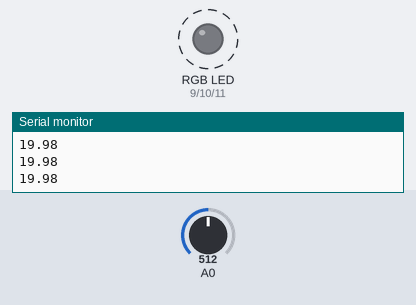
The sketch below on a simulated Arduino Uno, built with avr-gcc and run on an emulated ATmega328P. On the bench: an RGB LED mixed from three pins (HIGH = lit), the last lines printed to the serial monitor. Dashed ring = blinking. The test bench sets the inputs (shaded band); at power-on: A0 = 512. Dim RGB values are drawn brighter than linear.

Above: at 1.2 s.
1.3 s: A0 set to 122
At 1.9 s:
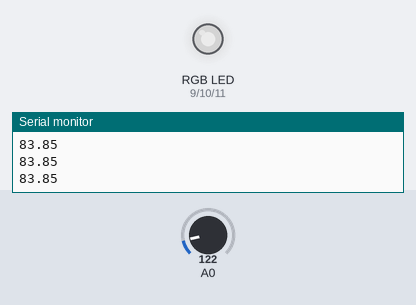
4.3 s: A0 set to 134
7.3 s: A0 set to 306
At 7.51 s:
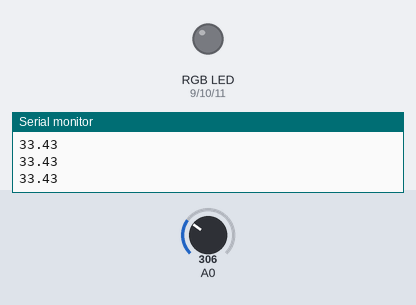
10.3 s: A0 set to 716
At 10.54 s:
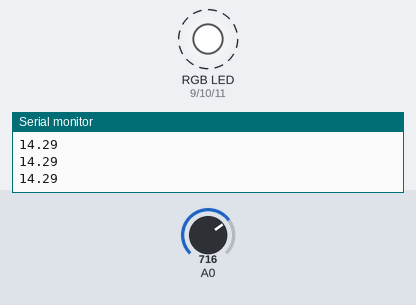
Timing chart, 0 to 14.3 s (numbered marks = the images above; inputs shaded):
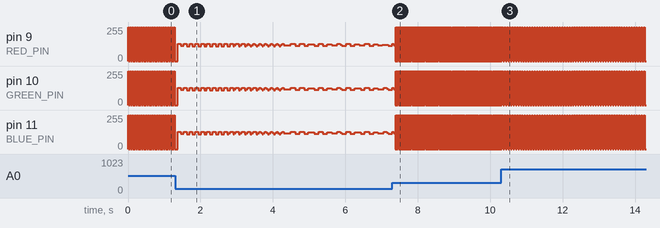

Measured:
- after the input at 10.3 s, pin 9 (RED_PIN), pin 10 (GREEN_PIN), pin 11 (BLUE_PIN): alternates 255/255 for 0.03 s and 0/255 for 0.03 s, starting after 0.09 s
- by itself, pin 9 (RED_PIN), pin 10 (GREEN_PIN), pin 11 (BLUE_PIN): repeats every 0.03 s: 0/255 0.01 s, 255/255 0.01 s

The sketch:

LED.ino
```cpp
#define MAX 255
#define RED_PIN 9
#define GREEN_PIN 10
#define BLUE_PIN 11
int val = 0;
void setup() {
  pinMode(GREEN_PIN, OUTPUT);
  pinMode(BLUE_PIN, OUTPUT);
  pinMode(RED_PIN, OUTPUT);
  Serial.begin(9600);
}
float range = 50.0;
void loop() {
    val = analogRead(A0);
    float p = ((float)val) / 1023.0;
    float inter = range * p;
    Serial.println(1000 / (2*inter));
    setColor(MAX, MAX, MAX, inter);
    setColor(0, 0, 0, inter);
}
void setColor(int red, int green, int blue, float inter)
{
    analogWrite(RED_PIN, red);
    analogWrite(GREEN_PIN, green);
    analogWrite(BLUE_PIN, blue);
    delay(inter);
}
```
